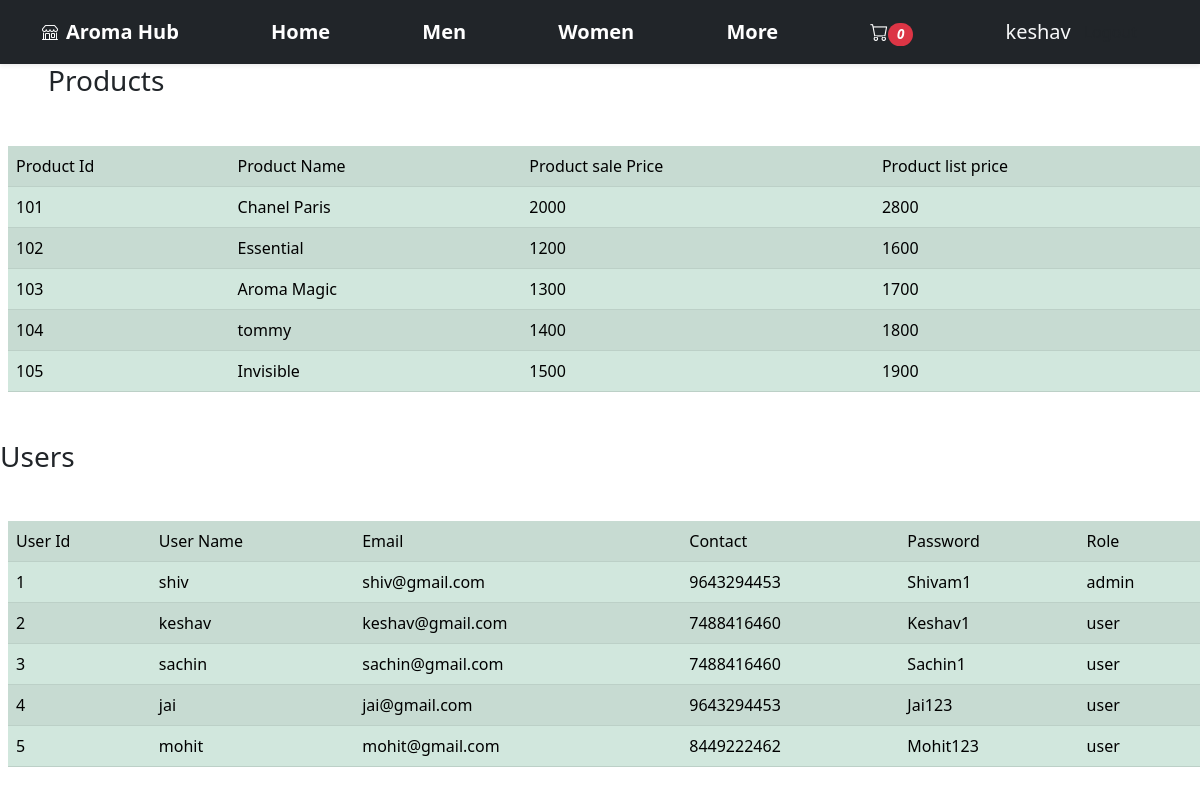
/adminpanel.php (signed in), run on the app's committed database.
### tables this page shows
CREATE TABLE `Products` (
  `product_id` int NOT NULL,
  `product_name` varchar(100) DEFAULT NULL,
  `product_image` varchar(100) DEFAULT NULL,
  `product_sale_price` int DEFAULT NULL,
  `product_list_price` int DEFAULT NULL
);

CREATE TABLE `Users` (
  `user_id` int NOT NULL,
  `name` varchar(100) DEFAULT NULL,
  `email` varchar(100) DEFAULT NULL,
  `contact` varchar(100) DEFAULT NULL,
  `password` varchar(100) DEFAULT NULL,
  `role` enum('admin','user') DEFAULT NULL
);

### src/adminpanel.php (the view, shortened to what this page needs)
<!DOCTYPE html>
<html lang="en">
<head>
    <link href="https://cdn.jsdelivr.net/npm/bootstrap@5.2.0-beta1/dist/css/bootstrap.min.css" rel="stylesheet">
 <link rel="stylesheet" href="style.css">
 <link rel="stylesheet" href="https://cdn.jsdelivr.net/npm/bootstrap-icons@1.3.0/font/bootstrap-icons.css">
</head>
<body>
   <?php include "header.php"; ?>
   <?php include "connection.php";
    $sql = "SELECT `product_id`, `product_name`, `product_image`, `product_sale_price`, `product_list_price` FROM `Products` LIMIT 5";
    $sql1 = "SELECT `user_id`, `name`, `email`, `contact`, `password`, `role` FROM `Users` LIMIT 5";
    $result1 = mysqli_query($conn,$sql1);
    $result = mysqli_query($conn,$sql);
        $txt="<h3 class='mx-5'>Products</h3>";
        $txt.="<table class='table table-success table-striped mt-5 mx-2'><tr><td>Product Id</td><td>Product Name</td><td>Product sale Price</td><td>Product list price </td></tr>";
        foreach($result as $row){
           $txt.= '<tr><td>'.$row["product_id"].'</td><td>'.$row["product_name"].'</td><td>'.$row["product_sale_price"].'</td><td>'.$row["product_list_price"].'</td></tr>';
        }
        $txt.="</table>";
        $txt.="<h3 class='mt-5'>Users</h3>";
        $txt.="<table  class='table table-success table-striped mt-5 mx-2'><tr><td>User Id</td><td>User Name</td><td>Email</td><td>Contact</td><td>Password</td><td>Role</td></tr>";
        foreach($result1 as $row1){
           $txt.= '<tr><td>'.$row1["user_id"].'</td><td>'.$row1["name"].'</td><td>'.$row1["email"].'</td><td>'.$row1["contact"].'</td><td>'.$row1["password"].'</td><td>'.$row1["role"].'</td></tr>';
        }
$txt.="</table>";
echo $txt;
    ?>
</body>
</html>

### data on the page
products: product_id "101", product_name "Chanel Paris", product_sale_price "2000", product_list_price "2800"
products: product_id "102", product_name "Essential", product_sale_price "1200", product_list_price "1600"
products: product_id "103", product_name "Aroma Magic", product_sale_price "1300", product_list_price "1700"
products: product_id "104", product_name "tommy", product_sale_price "1400", product_list_price "1800"
products: product_id "105", product_name "Invisible", product_sale_price "1500", product_list_price "1900"
users: user_id "1", name "shiv", email "shiv@gmail.com", contact "9643294453", password "Shivam1", role "admin"
users: user_id "2", name "keshav", email "keshav@gmail.com", contact "7488416460", password "Keshav1", role "user"
users: user_id "3", name "sachin", email "sachin@gmail.com", contact "7488416460", password "Sachin1", role "user"
users: user_id "4", name "jai", email "jai@gmail.com", contact "9643294453", password "Jai123", role "user"
users: user_id "5", name "mohit", email "mohit@gmail.com", contact "8449222462", password "Mohit123", role "user"

### other printed values
$_SESSION['name'] "keshav"
